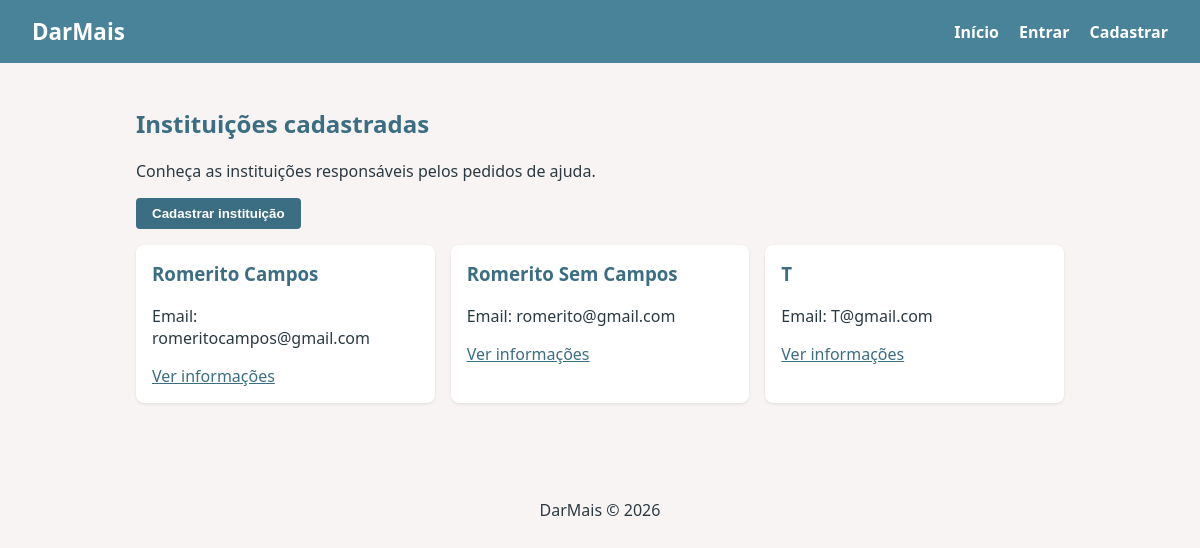
Before: /instituicoes with the older database file.
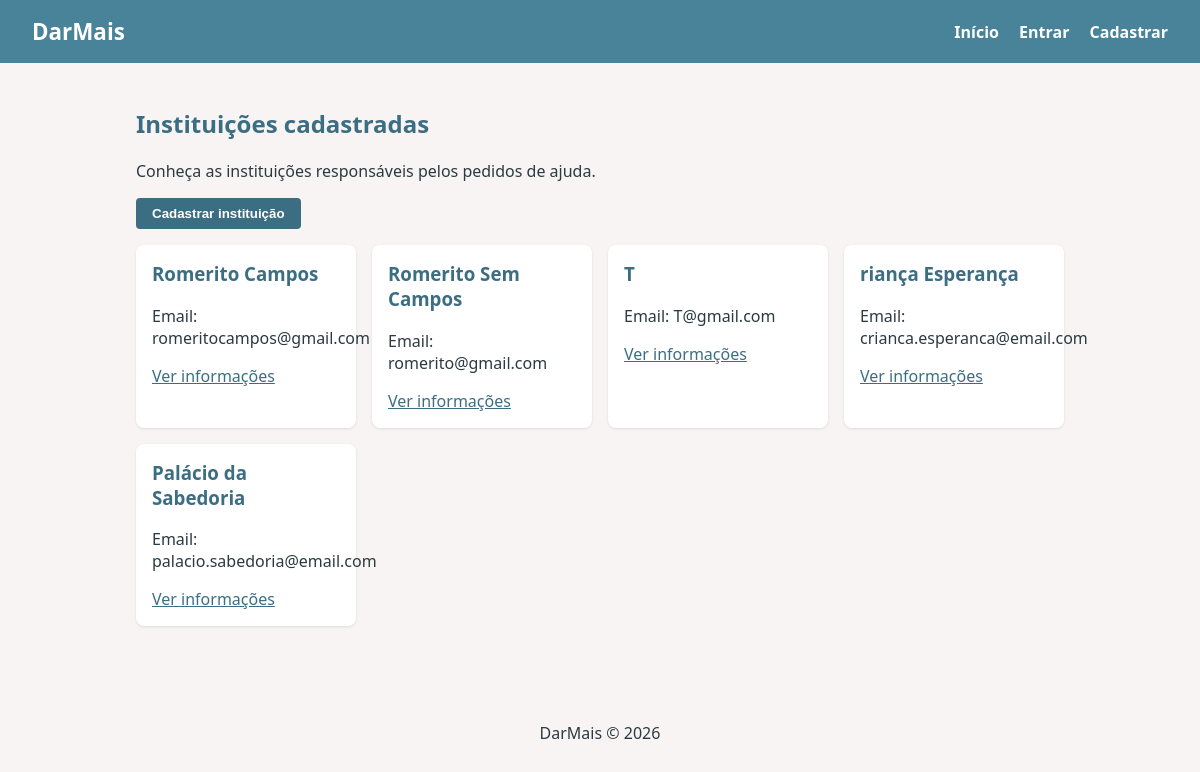
After: the same page with the newer database file.
### projeto_romerito/models.py (models this page shows)
class Instituicao(Base):
    __tablename__ = "instituicoes"
    id: Mapped[int] = mapped_column(primary_key=True, autoincrement=True)
    nome: Mapped[str] = mapped_column(String(100), nullable=False)
    email: Mapped[str] = mapped_column(String(80), unique=True, nullable=False)
    cnpj: Mapped[str] = mapped_column(String(18), unique=True, nullable=False)
    senha: Mapped[str] = mapped_column(String(255), nullable=False)
    pedidos_ajuda: Mapped[List["PedidoDeAjuda"]] = relationship(
        back_populates="instituicao"
    )

### projeto_romerito/blueprints/instituicoes/routes.py (the view)
@instituicoes_bp.route('/instituicoes')
def listar():
    with Session() as session:
        instituicoes = session.scalars(
            select(Instituicao)
        ).all()
        return render_template(
            'instituicoes/listar.html',
            instituicoes=instituicoes
        )

### projeto_romerito/blueprints/instituicoes/templates/instituicoes/listar.html (shortened to what this page needs)
{% extends 'base.html' %}
{% block conteudo %}
<section>
    <h2>Instituições cadastradas</h2>
    <p>Conheça as instituições responsáveis pelos pedidos de ajuda.</p>
    <p>
        <a href="{{ url_for('instituicoes.cadastro') }}">
            <button type="button">Cadastrar instituição</button>
        </a>
    </p>
    <div class="cards">
        {% for instituicao in instituicoes %}
            <div class="card">
                <h3>{{ instituicao.nome }}</h3>
                <p>Email: {{ instituicao.email }}</p>
                <a href="{{ url_for('instituicoes.informacoes', instituicao_id=instituicao.id) }}">
                    Ver informações
                </a>
            </div>
        {% else %}
            <p>Nenhuma instituição cadastrada.</p>
        {% endfor %}
    </div>
</section>
{% endblock %}

Changed rows visible on the page:
added Instituicao: nome "riança Esperança", email "crianca.esperanca@email.com"
added Instituicao: nome "Palácio da Sabedoria", email "palacio.sabedoria@email.com"
